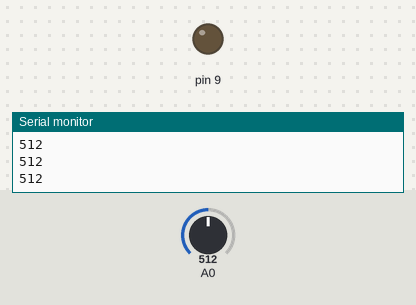
A sketch run on a simulated Arduino Uno, built with avr-gcc and run on an emulated ATmega328P. On the bench: output pins drawn as LEDs (lit = HIGH), the last lines printed to the serial monitor. The inputs (shaded band) are chosen by the test bench; at power-on: A0 = 512.

Above: at 1.2 s.
1.3 s: A0 set to 315
2.8 s: A0 set to 293
At 3.1 s:
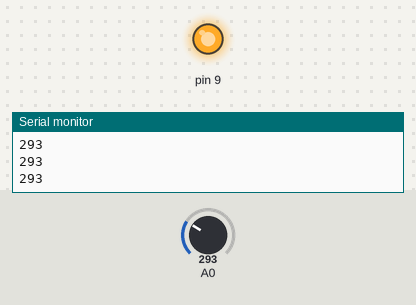
4.3 s: A0 set to 306
At 5.5 s:
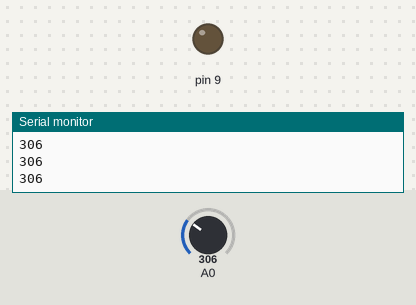
5.8 s: A0 set to 290
At 7.0 s:
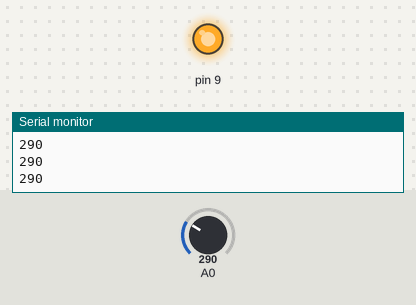
Timing chart, 0 to 8.3 s (numbered marks = the images above; inputs shaded):
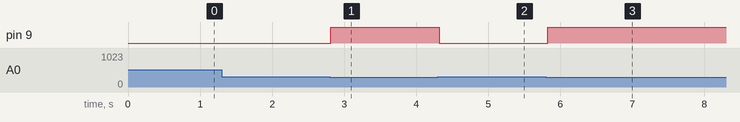

Measured:
- the behaviour switches between 300 and 299 on A0 (found by bisection; images 0 and 1)
- after the input at 2.8 s, pin 9: LOW → HIGH at once
- after the input at 4.3 s, pin 9: HIGH → LOW at once
- after the input at 5.8 s, pin 9: LOW → HIGH at once

The sketch:

light_sensor_processing.ino
```cpp
// source : https://create.arduino.cc/projecthub/sowmith/visualising-sensor-data-using-arduino-and-processing-e707f0?ref=tag&ref_id=processing&offset=3
void setup()
{
    Serial.begin(9600);
    pinMode(A0, INPUT);
    pinMode(9, OUTPUT);
}

void loop()
{
    Serial.println(analogRead(A0));
    delay(100);
    if (analogRead(A0) < 300)
    {
        digitalWrite(9, HIGH);
    }
    else
    {
        digitalWrite(9, LOW);
    }
}
```
